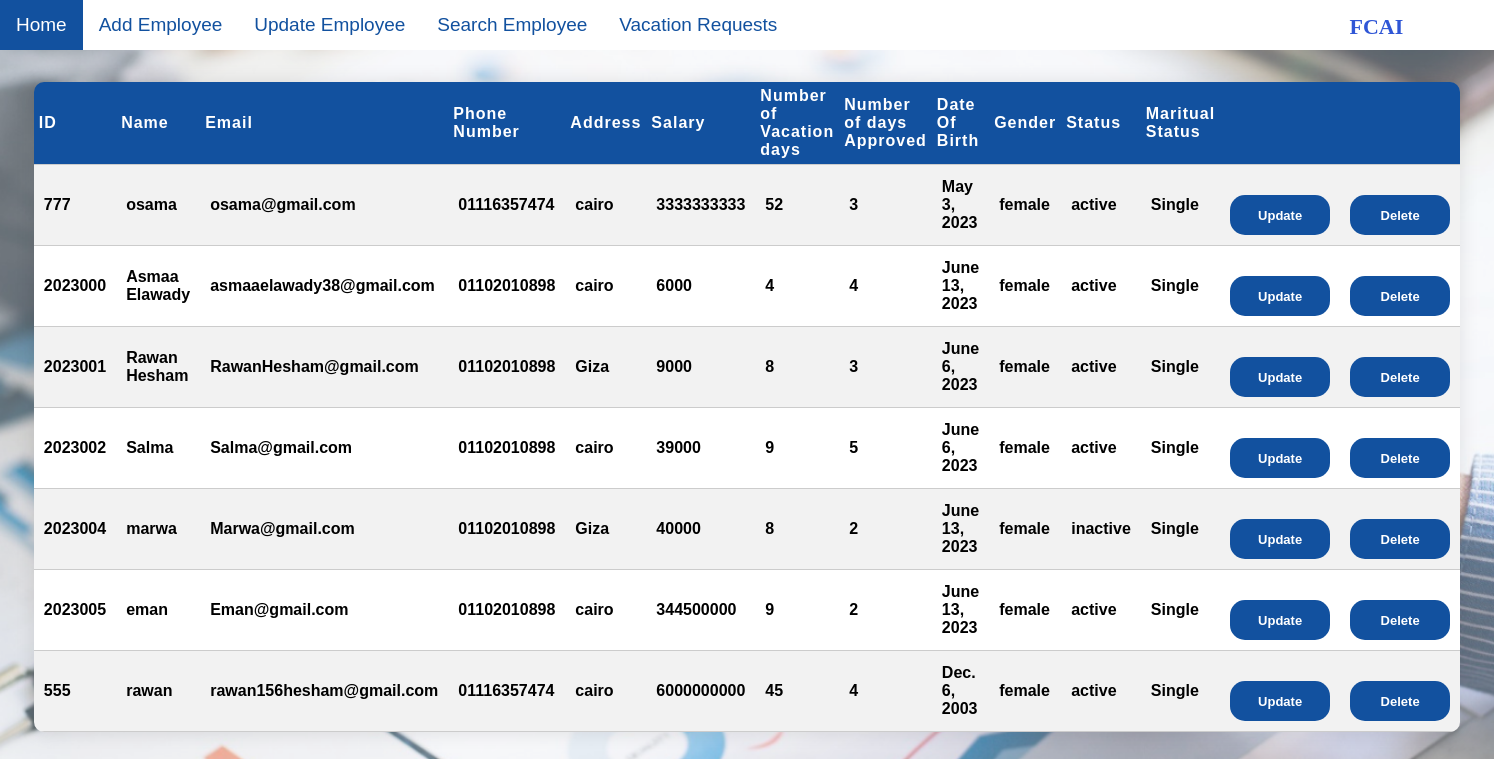
/table, run on an earlier commit of the app's database.
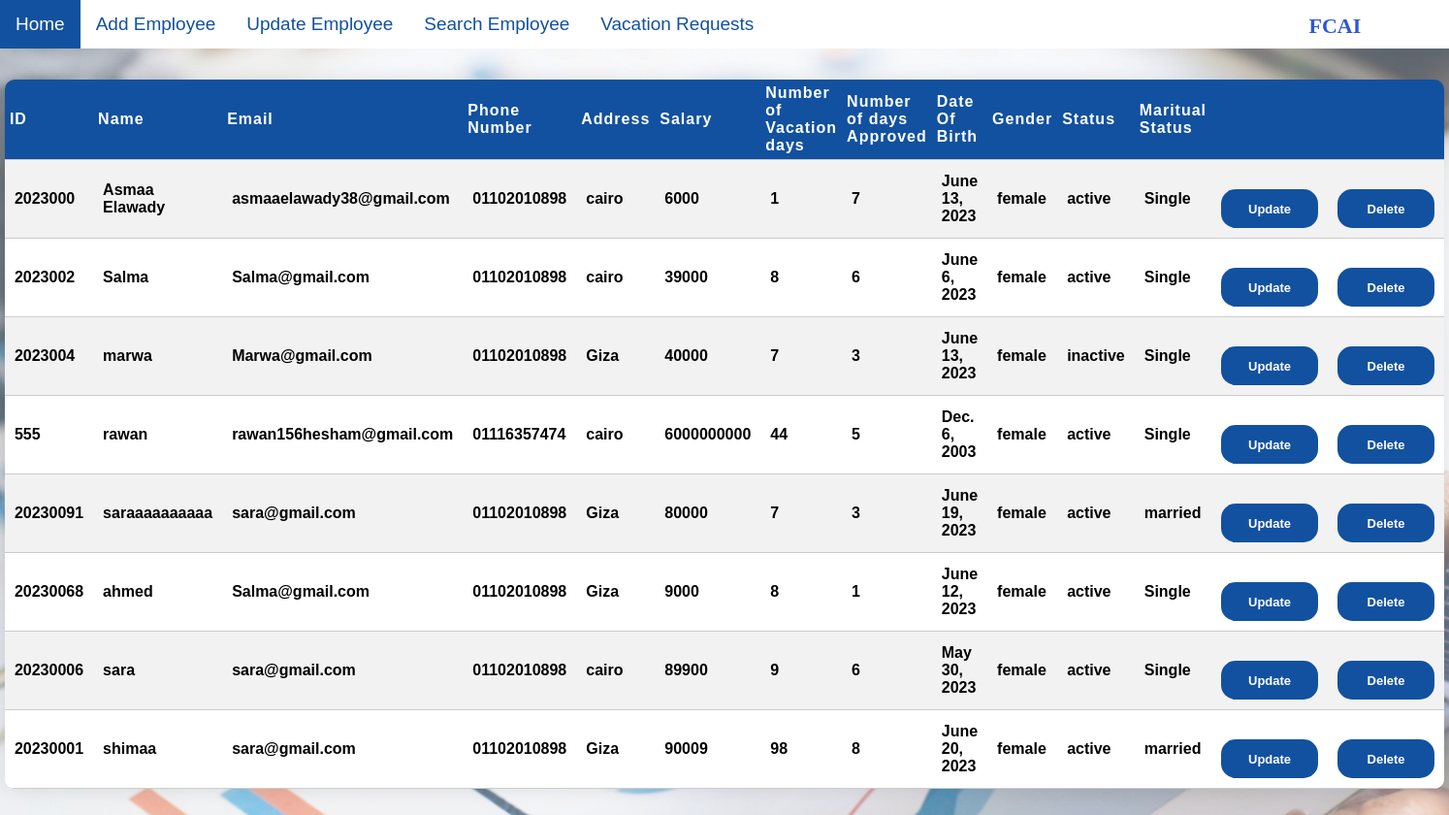
And on a later commit of the database.
### HR/models.py (models this page shows)
class RegisterForm(models.Model):
    gndr=[
        ('Male','M'),('Female','F'),
        ]
    ms=[
        ('Single','Single'),('Married','Married'),
        ]
    stats=[
        ('Active','Active'),
        ('Inactive','Inactive'),
    ]
    EmployeeID = models.CharField(max_length=100,primary_key=True)
    EmployeeName = models.CharField(max_length=100)
    email = models.EmailField(max_length=100)
    phone = models.CharField(max_length=100)
    Addres = models.CharField(max_length=100)
    Salary = models.CharField(max_length=100)
    NumberVacation = models.IntegerField()
    NumberApprovedVacation = models.IntegerField()
    Date = models.DateField()
    Gender = models.CharField(max_length=8,choices=gndr)
    Status = models.CharField(max_length=8,choices=stats)
    MARITALSTATUE = models.CharField(max_length=8,choices=ms)

### HR/views.py (the view)
# urls.py: path('table',views.table,name='table'),
def table(request):
  mymembers = RegisterForm.objects.all().values()
  template = loader.get_template('table.html')
  context = {
    'mymembers': mymembers,
  }
  return HttpResponse(template.render(context, request))

### HR/templates/table.html (shortened to what this page needs)
{% load static %}
<link rel="stylesheet" href="{% static 'css/table.css' %}">
{% include 'navbar.html' %}
<body>
{% block content %}
<table  id="table">
<tr class = "header">
<th class = "header">ID</td>
<th class = "header">Name</td>
<th class = "header">Email</td>
<th class = "header">Phone Number</td>
<th class = "header">Address</td>
<th class = "header">Salary</td>
<th class = "header">Number of <br> Vacation days</td>
<th class = "header">Number of days <br> Approved</td>
<th class = "header">Date Of Birth</td>
<th class = "header"> Gender</td>
<th class = "header">Status</td>
<th class = "header">Maritual <br> Status</td>
<th class = "header"></td>
<th class="header"></td>
</tr>
{% for x in mymembers %}
<tr>
<td>{{ x.EmployeeID }}</td>
<td>{{ x.EmployeeName }}</td>
<td>{{ x.email }}</td>
<td>{{ x.phone }}</td>
<td>{{ x.Addres }}</td>
<td>{{ x.Salary }}</td>
<td>{{ x.NumberVacation }}</td>
<td>{{ x.NumberApprovedVacation }}</td>
<td>{{ x.Date }}</td>
<td>{{ x.Gender }}</td>
<td>{{ x.Status }}</td>
<td>{{ x.MARITALSTATUE }}</td>
<td class="btn"><button class = "button"><a href="update/{{ x.EmployeeID }}" class="link">Update </a></button></td>
<td class="btn"><button class = "button"><a href="delete/{{ x.EmployeeID }}" class="link"  onclick="confirmDelete()">Delete</a></button></td>
</tr>
{% endfor %}
</table>
</body>
{% endblock content %}

### HR/templates/navbar.html
<!DOCTYPE html>
<html>
{% load static %}
<link rel="stylesheet" href="{% static 'css/navBar.css' %}">
{% block content%}
<body>
    <div class="navBar">
        <a class="active" href="{% url 'HomePage' %}">Home</a>
        <a href="{% url 'phase1' %}">Add Employee</a>
        <a href="{% url 'table' %}">Update Employee</a>
        <a href="{% url 'searchEmployee' %}" >Search Employee</a>
        <a href="{% url "VRDisplay" %}">Vacation Requests</a>
        <font class="logo"><b>FCAI</b></font>
    </div>
    <br><br><br><br>
</body>
{% endblock content %}
</html>

### HumanResources/static/css/table.css (style rules this page uses)
body { margin: 0; background-repeat: no-repeat; background-attachment: fixed; background-size: cover; }
a:link { text-decoration: none; color: white; }
.navBar { background-color: #ffffff; overflow: hidden; position: fixed; width: 100%; height: 50px; }
.navBar a { float: left; color: #2f56d6; padding: 14px 16px; text-decoration: none; font-size: 19px; }
.navBar a.active { background-color: #458fe8; color: white; }
.logo { float: right; color: #2f56d6; text-align: center; padding: 14px 16px; text-decoration: none; font-size: 22px; margin-right: 5%; }
button { height: 40px; width: 100px; margin-top: 20px; border: 2px white; background-color: #12519f; font-size: 13px; color: white; border-radius: 15px; font-family: Calibri, 'Gill Sans', 'Gill Sans MT', 'Trebuchet MS', sans-serif; font-weight: bold; }
table { border-collapse: collapse; width: 40%; color: #000000; font-family: 'Gill Sans', 'Gill Sans MT', Calibri, 'Trebuchet MS', sans-serif; font-size: 16px; text-align: left; border-radius: 10px; overflow: hidden; box-shadow: 0 0 20px rgba(0, 0, 0, 0.1); margin: auto; margin-top: 10px; margin-bottom: 50px; }
table th { background-color: #12519f; color: #fff; font-weight: bold; padding: 5px; letter-spacing: 1px; border-top: 1px; border-bottom: 1px solid #ccc; }
table tr:nth-child(even) td { background-color: #f2f2f2; }
table td { background-color: #fff; padding: 10px; border-bottom: 1px solid #ccc; font-weight: bold; }

### HumanResources/static/css/navBar.css (style rules this page uses)
.navBar { background-color: #ffffff; overflow: hidden; position: fixed; width: 100%; height: 50px; }
.navBar a { float: left; color: #12519f; padding: 14px 16px; text-decoration: none; font-size: 19px; font-family: 'Gill Sans', 'Gill Sans MT', Calibri, 'Trebuchet MS', sans-serif }
.navBar a.active { background-color: #12519f; color: white; }

What changed in the data, as far as the page shows it:
removed RegisterForm: EmployeeID "777", EmployeeName "osama", email "osama@gmail.com", phone "01116357474", Addres "cairo", Salary "3333333333", NumberVacation "52", NumberApprovedVacation "3", Date "May 3, 2023", Gender "female", Status "active", MARITALSTATUE "Single"
removed RegisterForm: EmployeeID "2023001", EmployeeName "Rawan Hesham", email "RawanHesham@gmail.com", phone "01102010898", Addres "Giza", Salary "9000", NumberVacation "8", NumberApprovedVacation "3", Date "June 6, 2023", Gender "female", Status "active", MARITALSTATUE "Single"
removed RegisterForm: EmployeeID "2023005", EmployeeName "eman", email "Eman@gmail.com", phone "01102010898", Addres "cairo", Salary "344500000", NumberVacation "9", NumberApprovedVacation "2", Date "June 13, 2023", Gender "female", Status "active", MARITALSTATUE "Single"
changed RegisterForm "Asmaa Elawady": NumberVacation "4" → "1"; NumberApprovedVacation "4" → "7"
changed RegisterForm "Salma": NumberVacation "9" → "8"; NumberApprovedVacation "5" → "6"
changed RegisterForm "marwa": NumberVacation "8" → "7"; NumberApprovedVacation "2" → "3"
changed RegisterForm "rawan": NumberVacation "45" → "44"; NumberApprovedVacation "4" → "5"
added RegisterForm: EmployeeID "20230091", EmployeeName "saraaaaaaaaaa", email "sara@gmail.com", phone "01102010898", Addres "Giza", Salary "80000", NumberVacation "7", NumberApprovedVacation "3", Date "June 19, 2023", Gender "female", Status "active", MARITALSTATUE "married"
added RegisterForm: EmployeeID "20230068", EmployeeName "ahmed", email "Salma@gmail.com", phone "01102010898", Addres "Giza", Salary "9000", NumberVacation "8", NumberApprovedVacation "1", Date "June 12, 2023", Gender "female", Status "active", MARITALSTATUE "Single"
added RegisterForm: EmployeeID "20230006", EmployeeName "sara", email "sara@gmail.com", phone "01102010898", Addres "cairo", Salary "89900", NumberVacation "9", NumberApprovedVacation "6", Date "May 30, 2023", Gender "female", Status "active", MARITALSTATUE "Single"
added RegisterForm: EmployeeID "20230001", EmployeeName "shimaa", email "sara@gmail.com", phone "01102010898", Addres "Giza", Salary "90009", NumberVacation "98", NumberApprovedVacation "8", Date "June 20, 2023", Gender "female", Status "active", MARITALSTATUE "married"
